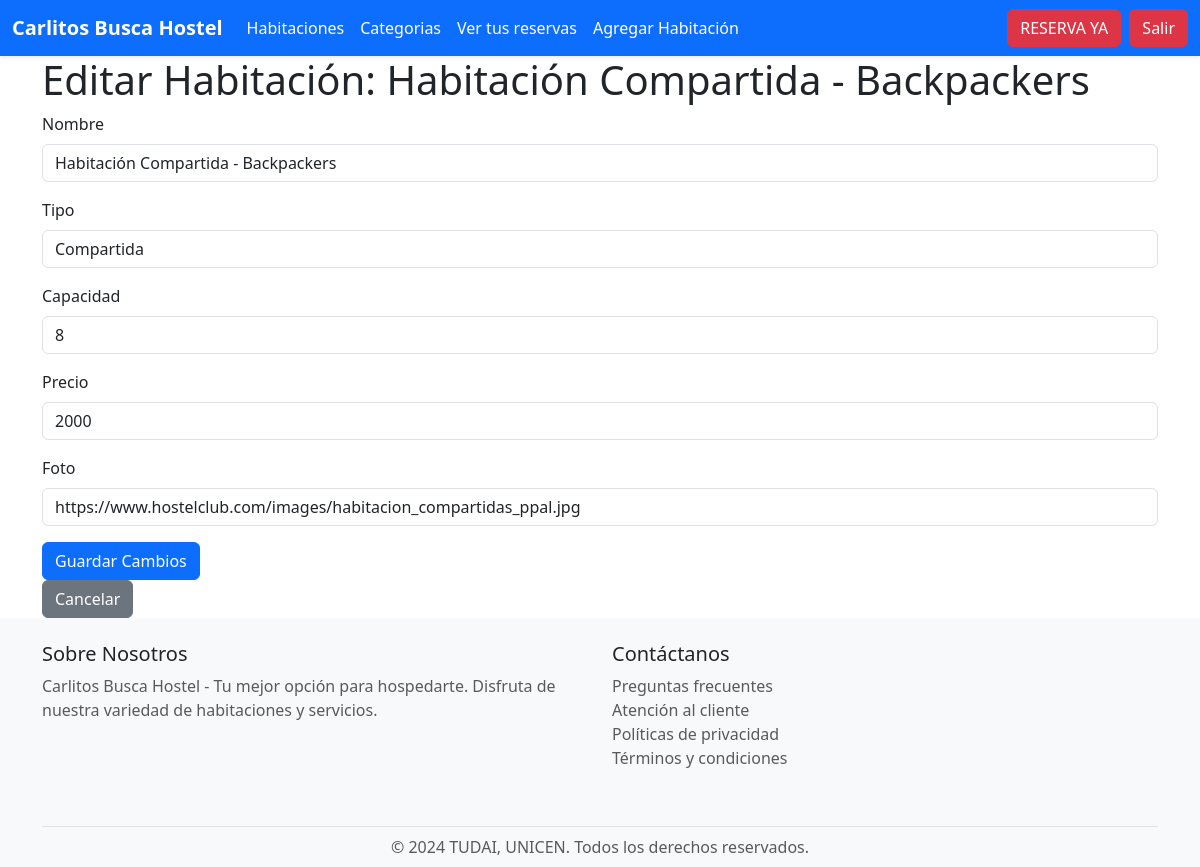
/editRoom?id_habitacion=5 (signed in), run on the app's committed database.
### tables this page shows
CREATE TABLE `habitaciones` (
  `id_habitacion` int(11) NOT NULL,
  `Nombre` varchar(50) NOT NULL,
  `Tipo` varchar(20) NOT NULL,
  `Capacidad` int(11) NOT NULL,
  `Precio` int(11) NOT NULL,
  `foto_habitacion` varchar(250) NOT NULL
);

### app/views/rooms.view.php (called while the page is built, shortened)
<?php
class RoomsView{
        public function showEditRoomForm($room, $categorias){
            require_once './templates/pages/editRoom.phtml';
        }
}

### app/models/hostel.model.php (called while the page is built, shortened)
<?php
class HostelModel {
    protected $db;
function __construct() {
        $this->db = new PDO(
            'mysql:host=' . MYSQL_HOST . ';dbname=' . MYSQL_DB . ';charset=utf8',
            MYSQL_USER,
            MYSQL_PASS
        );
        $this->deploy();
    }
    public function deploy() {
        $query = $this->db->query('SHOW TABLES');
        $tables = $query->fetchAll();
    }
}

### app/models/rooms.model.php (called while the page is built, shortened)
<?php
require_once './app/models/hostel.model.php';
    class RoomsModel extends HostelModel{
    function getRoomById($id_habitacion) {
        $query = $this->db->prepare('SELECT * FROM habitaciones WHERE id_habitacion = ?');
        $query->execute([$id_habitacion]);
        return $query->fetch(PDO::FETCH_OBJ);
    }
}

### templates/pages/editRoom.phtml (the view, shortened to what this page needs)
<?php
require_once './templates/layouts/header.phtml';
?>
<div class="container">
    <h1>Editar Habitación: <?php echo $room->Nombre; ?></h1>
    <form method="POST" action="<?php echo BASE_URL; ?>updateRoom">
        <div class="mb-3">
            <label for="Nombre" class="form-label">Nombre</label>
            <input type="text" class="form-control" name="Nombre" value="<?php echo $room->Nombre; ?>" required>
        </div>
        <div class="mb-3">
            <label for="Tipo" class="form-label">Tipo</label>
            <input type="text" class="form-control" name="Tipo" value="<?php echo $room->Tipo; ?>" required>
        </div>
        <div class="mb-3">
            <label for="Capacidad" class="form-label">Capacidad</label>
            <input type="number" class="form-control" name="Capacidad" value="<?php echo $room->Capacidad; ?>" required>
        </div>
        <div class="mb-3">
            <label for="Precio" class="form-label">Precio</label>
            <input type="number" class="form-control" name="Precio" value="<?php echo $room->Precio; ?>" required>
        </div>
        <div class="mb-3">
            <label for="foto_habitacion" class="form-label">Foto</label>
            <input type="text" class="form-control" name="foto_habitacion" value="<?php echo $room->foto_habitacion; ?>" required>
        </div>
        <button type="submit" class="btn btn-primary">Guardar Cambios</button>
    </form>
    <a href="<?php echo BASE_URL; ?>Rooms" class="btn btn-secondary">Cancelar</a>
</div>
<?php
require_once './templates/layouts/footer.phtml';
?>

### public/css/style.css (style rules this page uses)
html, body { height: 100%; margin: 0; }
body { display: flex; flex-direction: column; }
.container { flex-grow: 1; }

### data on the page
habitaciones: Nombre "Habitación Compartida - Backpackers", Tipo "Compartida", Capacidad "8", Precio "2000", foto_habitacion "https://www.hostelclub.com/images/habitacion_compartidas_ppal.jpg"
